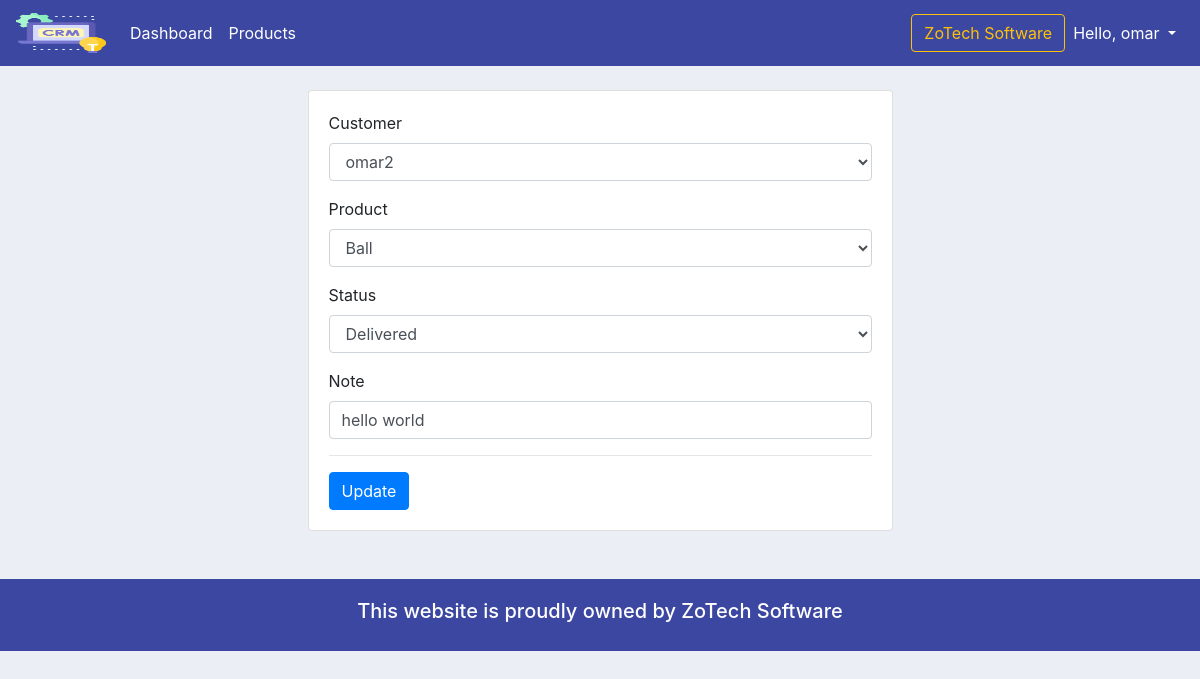
The app's page /update_order/3/ (signed in), older data.
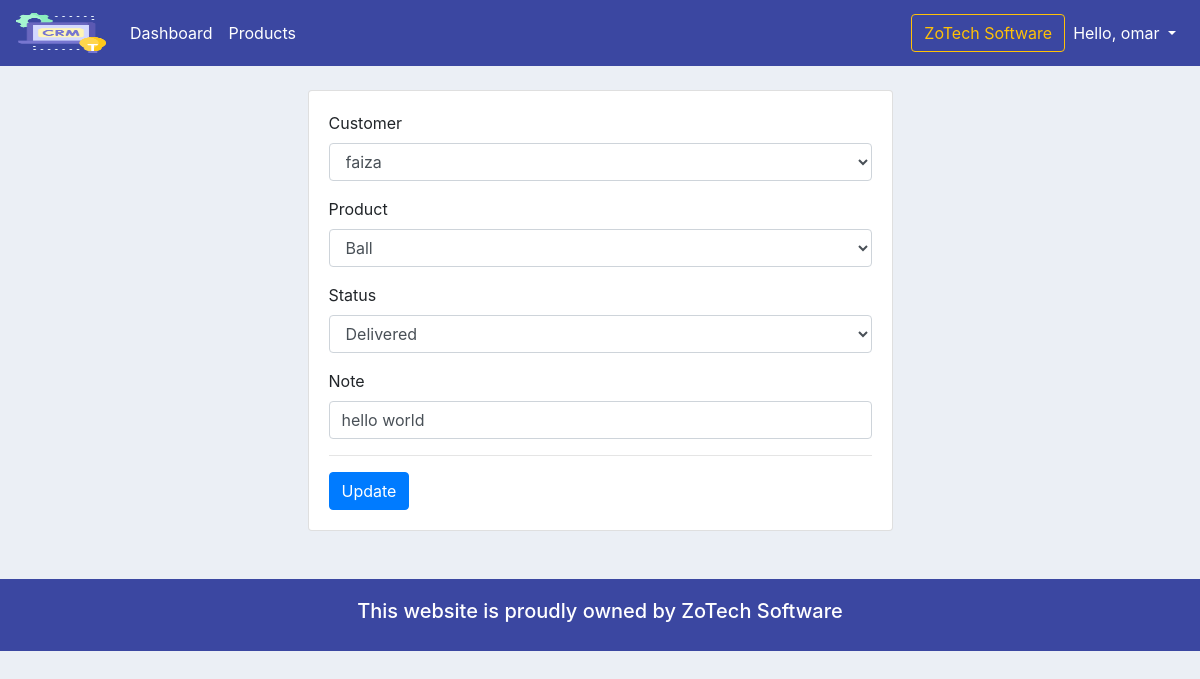
The same page, newer data.
### accounts/models.py (models this page shows, shortened)
class Order(models.Model):
    STATUS = (
        ('Pending', 'Pending'),
        ('Out for delivery', 'Out for delivery'),
        ('Delivered', 'Delivered'),
    )
    customer = models.ForeignKey(Customer, null=True, on_delete=models.SET_NULL) # one to many relationships
    product = models.ForeignKey(Product, null=True, on_delete=models.SET_NULL) # one to many relationships
    date_created = models.DateTimeField(auto_now_add=True, null=True)
    status = models.CharField(max_length=200, null=True, choices=STATUS)
    note = models.CharField(max_length=1000, null=True) # for custom Search

### accounts/decorators.py (the view)
        def wrapper_func(request, *args, **kwargs):
            group = None
            if request.user.groups.exists():
                group = request.user.groups.all()[0].name # index it first one by [0]
            if group in allowed_roles:     # [] admin/staff/customer what ever it is.
                return view_func(request, *args, **kwargs)
            else:
                return HttpResponse('You are not authorized to view this page')

### accounts/forms.py
class OrderForm(ModelForm): # name of the model and Form. and inherit from ModelForm.
    class Meta:
        model = Order # which model
        fields = '__all__' # which fields i will allow - ['customer', 'product']. but i take here all.

### accounts/models.py (called while the page is built)
    def __str__(self):
        return self.name

    def __str__(self):
        return self.name

### accounts/views.py (called while the page is built)
@login_required(login_url='login')
@allowed_users(allowed_roles=['admin']) # we can add more like - ['admin', 'staff', etc]
def updateOrder(request, pk):
    order = Order.objects.get(id=pk)
    form = OrderForm(instance=order) # to get pre-field form
    if request.method == 'POST':
        form = OrderForm(request.POST, instance=order) # Update (instance) and Post
        if form.is_valid():
            form.save()
            return redirect('home')
    context = {'form':form}
    return render(request, 'accounts/update_order_form.html', context)

### accounts/templates/accounts/update_order_form.html (shortened to what this page needs)
{% extends 'accounts/main.html' %}
{% load bootstrap4 %}
{% load static %}
{% block content %}
<br>
<div class="row">
    <div class="col-md-3"></div>
    <div class="col-md-6">
        <div class="card card-body">
            <form action="" method="POST">
                {% bootstrap_form form %}
                <hr>
                <input type="submit" class="btn btn-primary" value="Update">
            </form>
        </div>
    </div>
</div>
{% endblock %}

Row changes from the older to the newer data that the page shows:
changed Order "Ball": customer "omar2" → "faiza"
